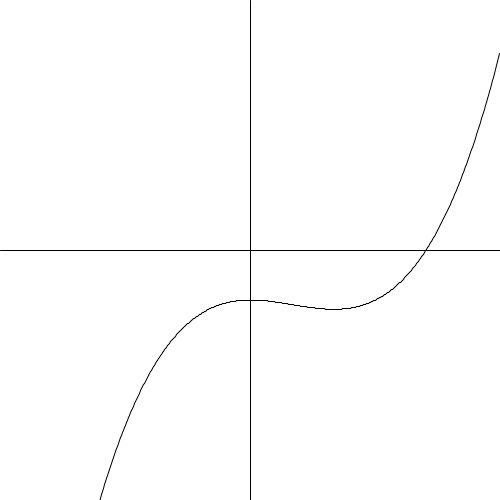
Frame 1 (no input)
Frame 60 (the mouse pressed at the canvas centre just before this capture): identical to frame 1, image omitted
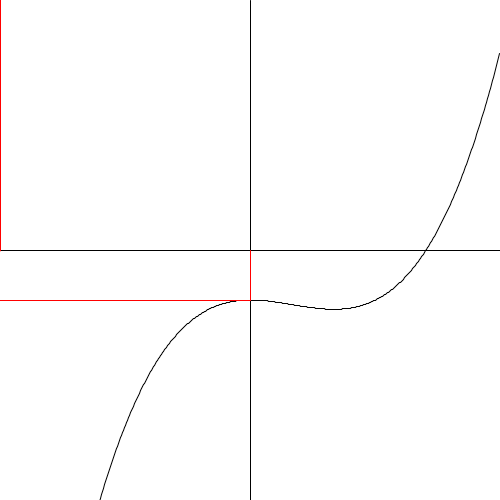
Frame 120 (the mouse held since frame 60 and released just before this capture)

The Processing sketch that drew these frames (run headless with seeded random() and noise(); from frame 60 on, the mouse is pressed at the canvas centre):

// Processing sketch: Newton
// ── Newton.pde
float f(float x) {
  //return -2*x*x + 0.5;
  return -2*x*x*x + 1*x*x + 0.2;
  //return cos(5*x);
}

int mx(float x) {
  return (int)map(x, -1, 1, 0, width);
}

int my(float y) {
  return (int)map(y, -1, 1, 0, height);
}

void drawAxis() {
  background(255);
  stroke(0);
  line(mx(-1), my(0), mx(1), my(0));
  line(mx(0), my(1), mx(0), my(-1));
  float lastGy = 0;
  for (int gx = 0; gx < width; gx++) {
    float x = map(gx, 0, width, -1, 1);
    float y = f(x);
    int gy = my(y);
    if (0 < gx) {
      line(gx - 1, lastGy, gx, gy);
    }
    lastGy = gy;
  }
}

void setup() {
  size(500, 500);
  colorMode(HSB);
  drawAxis();
  frameRate(5);
}

boolean start = false;
boolean inProgress = false;
float x;
int itr;

float newton() {
  float y = f(x);
  line(mx(x), my(0), mx(x), my(y));
  float e = 0.000001;
  float a = (f(x + e) - y)/e;
  float b = y - a*x;
  float x2 = -b/a;
  line(mx(x), my(y), mx(x2), my(0));
  return x2;
}

void draw() {
  if (start) {
    drawAxis();
    stroke(0, 255, 255);
    x = map(mouseX, 0, width, -1, 1);
    itr = 0;
    start = false;
    inProgress = true;
  }
  if (inProgress) {
    x = newton();
    if (10 < itr++) {
      inProgress = false;
    }
  }
}

void mousePressed() {
  start = true;
}
